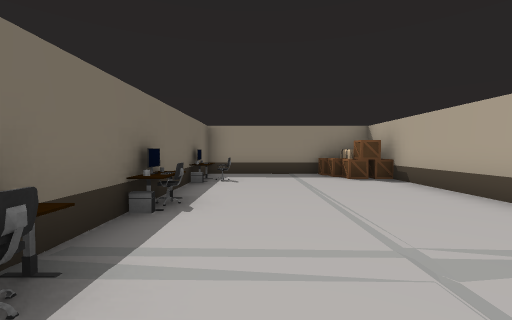
view 1 (above)

20 first-person views from a walk through a 3-D level made in the Unity game engine. The camera is 1.4 m above the floor, tilts 2° down and sees 90° across. Doors are open. The floor is counted in squares, 2 m on a side. Each view is taken from the middle of a square. On the plan, view 1 faces up. The plan holds only what a view shows up to about 9 squares ahead; the rest is blank. The place goes on beyond the plan. The player character is not drawn.

view 2
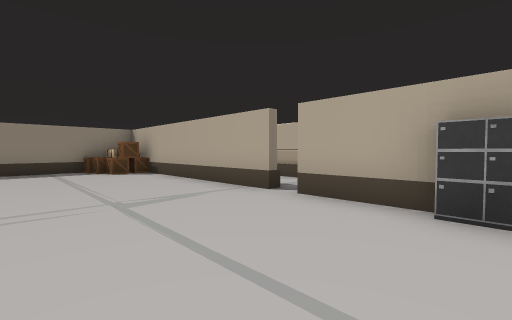

view 3
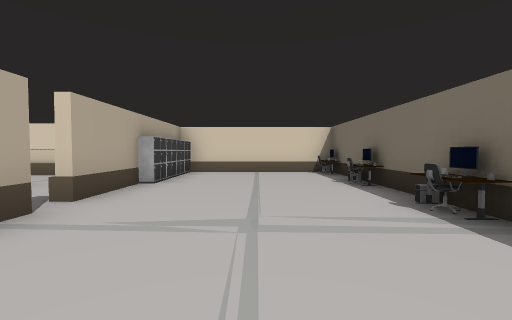

view 4
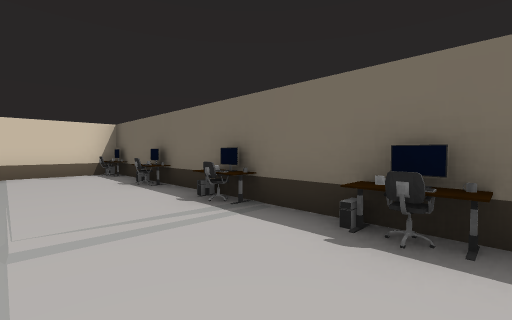

view 5
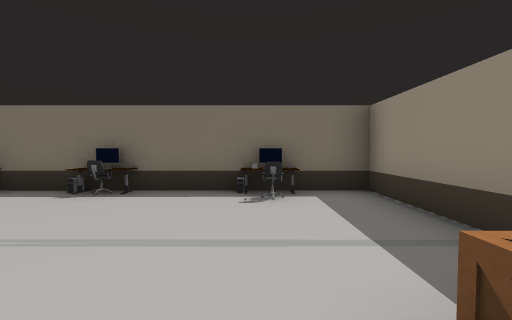

view 6
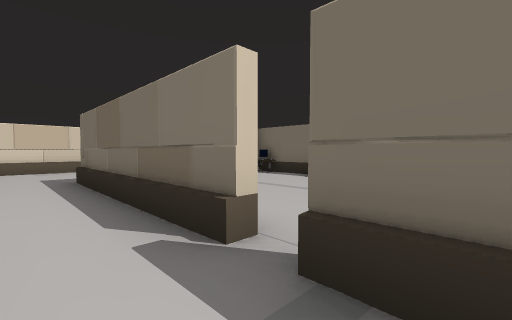

view 7
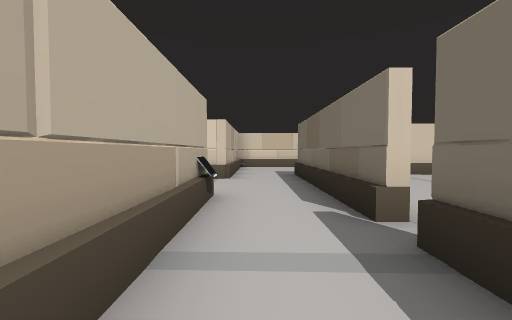

view 8
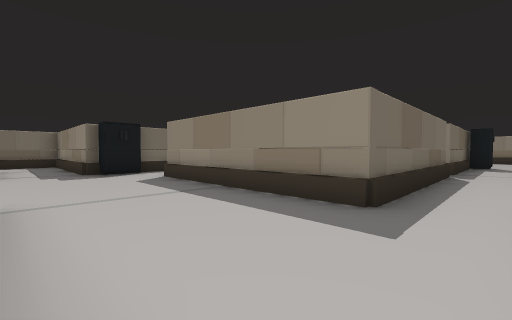

view 9
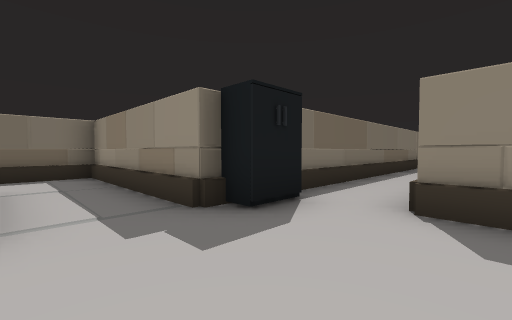

view 10
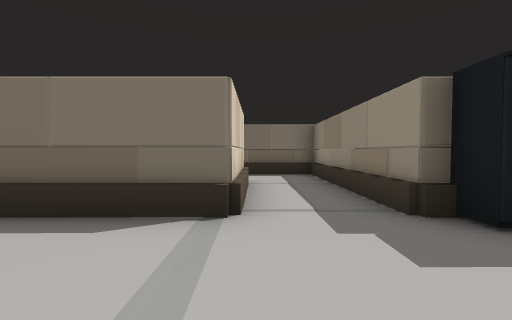

view 11
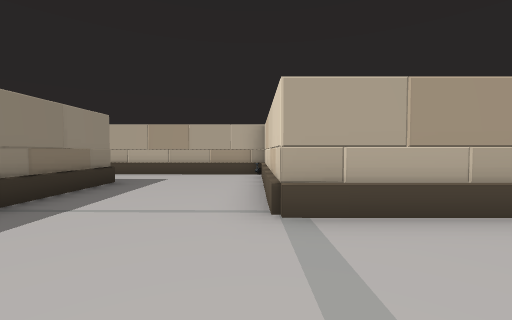

view 12
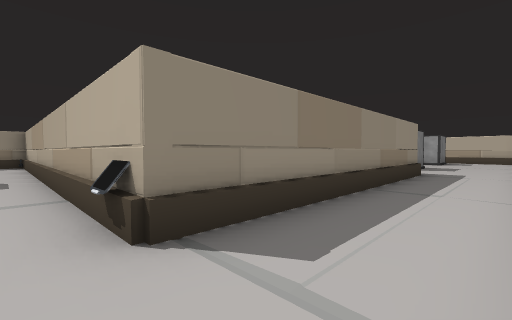

view 13
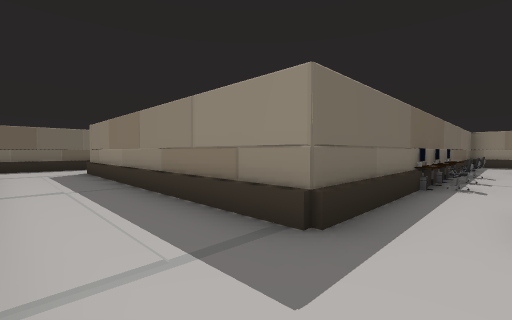

view 14
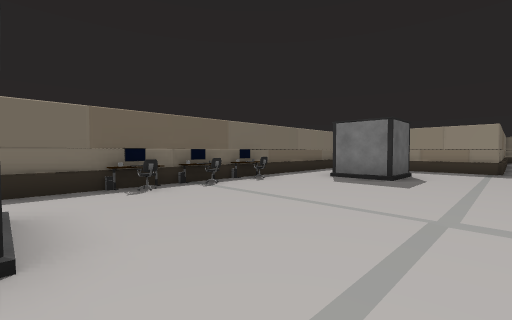

view 15
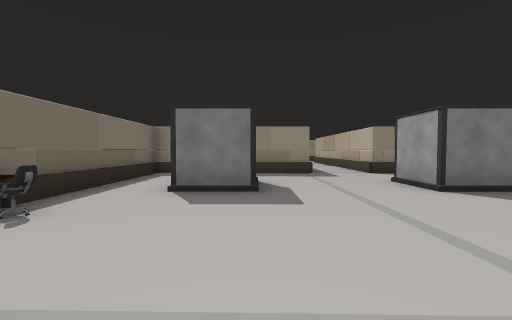

view 16
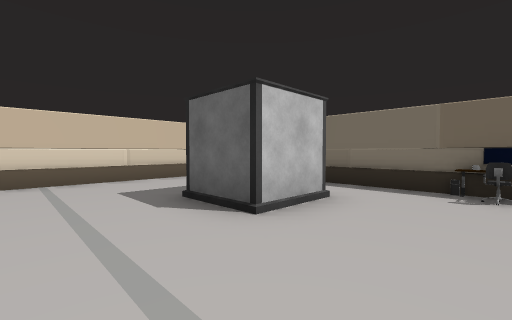

view 17
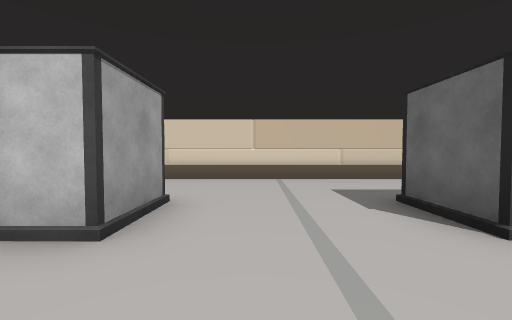

view 18
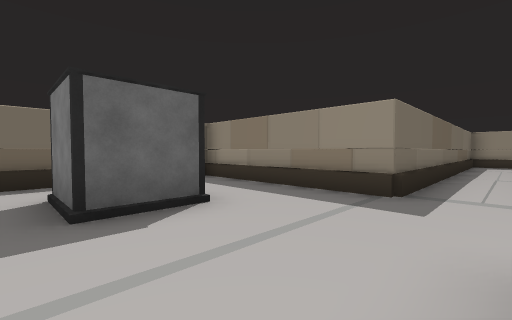

view 19
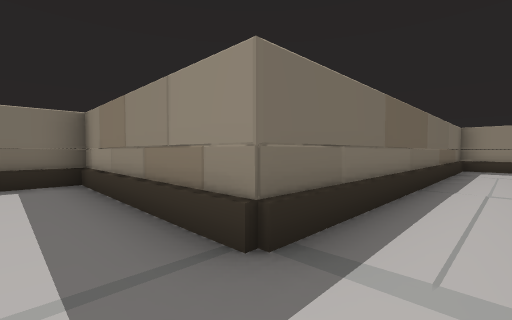

view 20
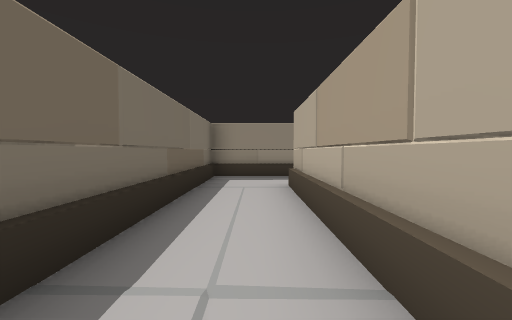

### Floor plan
Points are (right, up) in squares from view 1. A wall is a line through its corners. A room is listed if a view was taken in it or the views show most of it. See-through windows are left out.
Room 1 (views 1, 2, 3, 4, 5)
walls: (3.5, 1.1) (3.5, 7.2); (-1.5, 0.6) (-1.5, -0.5); (-1.5, -1.4) (-1.5, -4.5) (3.3, -4.5); (-1.5, 5.5) (-1.5, 1.5); (3.5, -1.5) (3.5, 0.5); (-3.8, 2) (-3.8, -1.5); (3.1, 8) (-1.5, 8)
ways out: opening at (-3, -2) to room 2; open door at (3.5, 1) to room 2
objects: chair (-1, -1); chair (-1, 1); chair (-1, 4); chair (-1, 6); other object (0, -4); box (2, 7); box (2, 8); cabinet (3, -4); cabinet (3, -3); cabinet (3, -2); box (3, 7)
Room 2 (views 6, 7, 8, 9, 10, 11, 12)
walls: (0.8, -10.9) (0.8, -8.3) (5.4, -8.3); (-3.8, -1.5) (-3.8, -6.2) (-8.5, -6.2); (-6.4, -8.3) (-3.8, -8.3) (-3.8, -10.9); (5.8, -8.4) (5.8, -3.5); (-8.8, -6.5) (-8.8, -8.4); (3.7, 0.5) (3.7, -4.7) (-1.9, -4.7); (5.8, -1) (5.8, 7.5); (3.7, 3.6) (3.7, 1.1)
low walls: (5.6, -1) (5.6, -0.2)
ways out: opening at (-3, -2) to room 1; open door at (3.5, 1) to room 1; open door at (6, -2) to room 3; opening at (5, 7)
objects: cabinet (-3, -5)
Room 3 (views 13, 14, 15, 16, 17, 18, 19)
walls: (13.7, 7.6) (13.7, 4.4); (17, 9.1) (17, 7.5) (15.5, 7.5); (18.7, 11.3) (17.4, 11.3); (13.7, 2.6) (13.7, -1) (5.6, -1); (21.5, 11.3) (20.8, 11.3); (15.5, 1) (17, 1) (17, -0.5); (21.5, 7.5) (20.2, 7.5) (20.2, 9); (20.2, -0.5) (20.2, 1) (21.1, 1); (15.2, -3.5) (21.4, -3.5); (5.8, -3.5) (7.6, -3.5)
ways out: open door at (6, -2) to room 2; open door at (20, 11) to room 4; opening at (14.5, 8.5) to room 5; opening at (16.5, 10.5) to room 5
objects: chair (14, 3); chair (14, 4); chair (14, 6)
Room 4 (view 20)
walls: (20.8, 14.6) (20.8, 19.2); (21.1, 21.3) (18.7, 21.3) (18.7, 11.3); (20.8, 11.3) (20.8, 12)
ways out: open door at (20, 11) to room 3
Room 5 (no view inside)
walls: (17.4, 11.3) (13.7, 11.3) (13.7, 7.6)
ways out: opening at (14.5, 8.5) to room 3; opening at (16.5, 10.5) to room 3

Where each view was taken, in squares from view 1:
view 1: 0 up, 0 right, facing up
view 2: 2 down, 0 right, facing up-right
view 3: 4 up, 1 right, facing down
view 4: 4 up, 1 right, facing down-left
view 5: 6 up, 3 right, facing left
view 6: 2 up, 5 right, facing down-left
view 7: 3 up, 5 right, facing down
view 8: 8 down, 5 right, facing up-left
view 9: 8 down, 1 left, facing up-left
view 10: 8 down, 1 left, facing left
view 11: 8 down, 2 left, facing right
view 12: 3 down, 5 right, facing up-right
view 13: 3 down, 15 right, facing up-left
view 14: 1 up, 19 right, facing up-left
view 15: 3 up, 17 right, facing up
view 16: 3 up, 19 right, facing down-left
view 17: 3 up, 19 right, facing down
view 18: 7 up, 20 right, facing up-left
view 19: 10 up, 20 right, facing up-left
view 20: 14 up, 20 right, facing up
